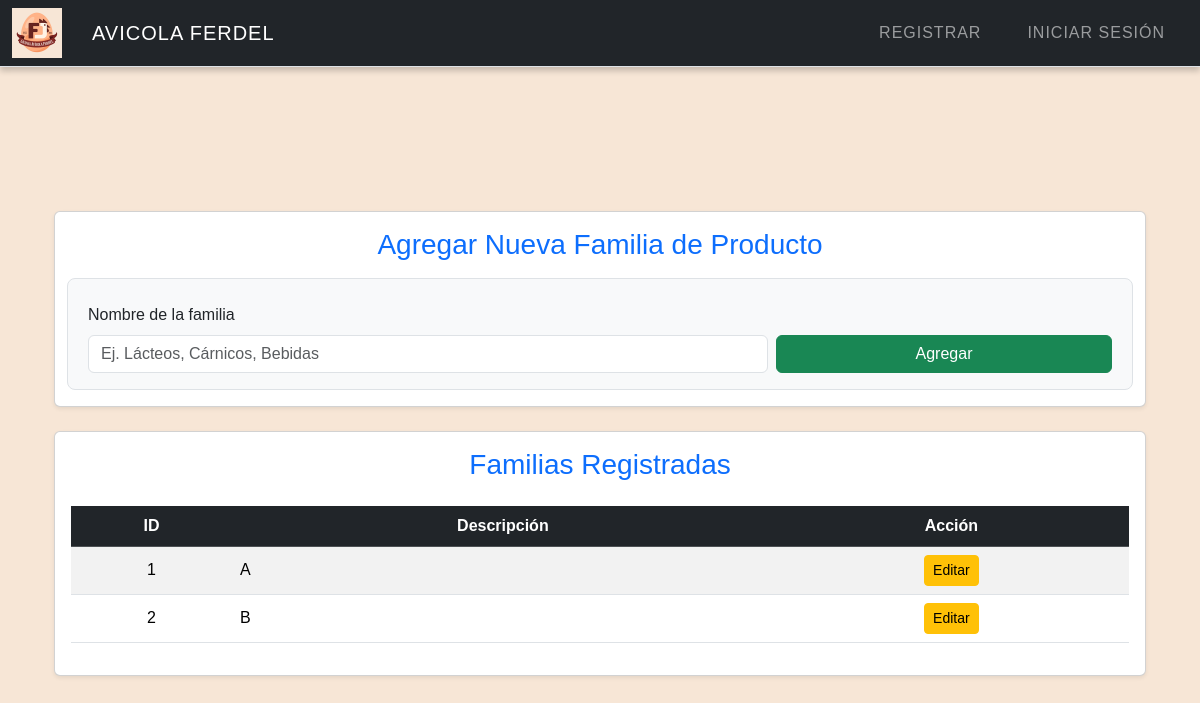
The page /familia on the database as committed earlier.
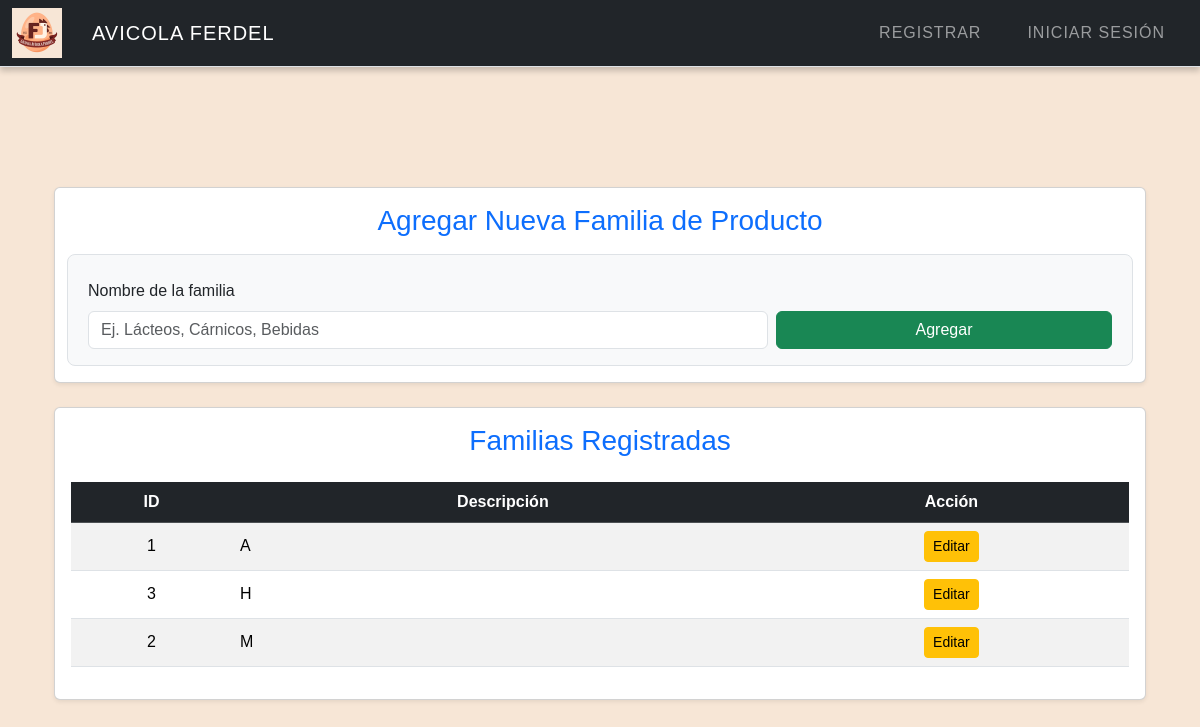
The same page on the database as committed later.
### tables this page shows
CREATE TABLE Familia (
    ID_Familia INTEGER PRIMARY KEY AUTOINCREMENT,
    Descripcion TEXT NOT NULL
);

### app.py (the view, shortened to what this page needs)
@app.route("/familia", methods=["GET", "POST"])
def familia():
    familias = db.execute("SELECT * FROM Familia ORDER BY Descripcion")
    return render_template("familia.html", familias=familias)

### app.py (called while the page is built)
@app.after_request
def after_request(response):
    response.headers["Cache-Control"] = "no-cache, no-store, must-revalidate"
    response.headers["Expires"] = 0
    response.headers["Pragma"] = "no-cache"
    return response

### Templates/familia.html (shortened to what this page needs)
{% extends "layout.html" %}
{% block main %}
<div class="container">
    <div class="card shadow-sm mb-4">
        <div class="card-body">
            <h3 class="card-title text-center text-primary mb-4">Agregar Nueva Familia de Producto</h3>
            <form method="post" class="row g-2 p-3 bg-light rounded-3 border">
                <div class="col-md-8 col-sm-12">
                    <label class="form-label">Nombre de la familia</label>
                    <input type="text" name="descripcion" class="form-control" placeholder="Ej. Lácteos, Cárnicos, Bebidas" required>
                </div>
                <div class="col-md-4 col-sm-12 d-flex align-items-end">
                    <button type="submit" class="btn btn-success w-100">Agregar</button>
                </div>
            </form>
        </div>
    </div>
    <div class="card shadow-sm">
        <div class="card-body">
            <h3 class="card-title text-center text-primary mb-4">Familias Registradas</h3>
            <div class="table-responsive">
                <table class="table table-striped table-hover align-middle">
                    <thead class="table-dark text-center">
                        <tr>
                            <th>ID</th>
                            <th>Descripción</th>
                            <th>Acción</th>
                        </tr>
                    </thead>
                    <tbody>
                        {% for f in familias %}
                        <tr>
                            <td class="text-center">{{ f.ID_Familia }}</td>
                            <td>{{ f.Descripcion }}</td>
                            <td class="text-center">
                                <a href="{{ url_for('editar_familia', id=f.ID_Familia) }}" class="btn btn-sm btn-warning">
                                     Editar
                                </a>
                            </td>
                        </tr>
                        {% else %}
                        <tr>
                            <td colspan="3" class="text-center text-muted">No hay familias registradas.</td>
                        </tr>
                        {% endfor %}
                    </tbody>
                </table>
            </div>
        </div>
    </div>
</div>
{% endblock %}

Rows that differ between the two databases and show on the page:
added Familia: ID_Familia "3", Descripcion "H"
changed Familia id 2: Descripcion "B" → "M"
